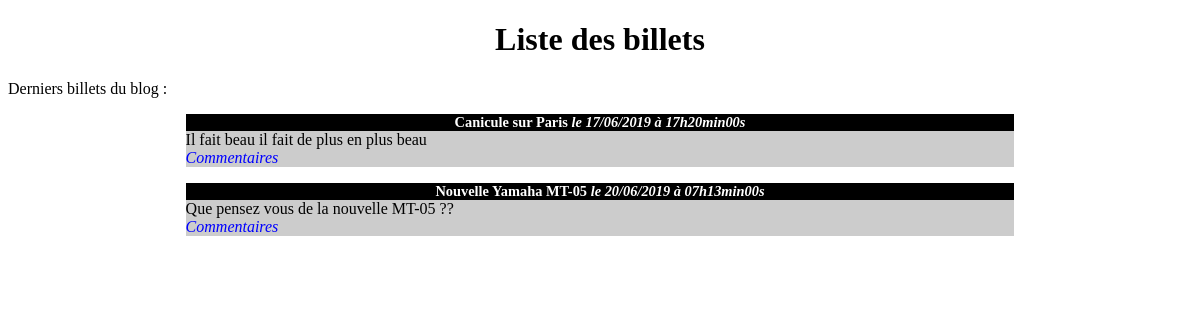
The page / on the database its author committed.
### tables this page shows
CREATE TABLE IF NOT EXISTS `billets` (
  `id` int(11) NOT NULL AUTO_INCREMENT,
  `titre` varchar(255) NOT NULL,
  `contenu` text NOT NULL,
  `date_creation` datetime NOT NULL,
  PRIMARY KEY (`id`)
);

### model.php (called while the page is built, shortened)
<?php
global $db;
try {
	$db = new PDO('mysql:host=localhost;dbname=test;charset=utf8', 'root', '');
}
catch(Exception $exception) {
	die('Erreur : '.$exception->getMessage());
}
function get5Billets() {
	global $db;
	$query = $db->prepare('SELECT id, titre, contenu, DATE_FORMAT(date_creation, "%d/%m/%Y à %Hh%imin%ss") AS date_creation FROM billets ORDER BY date_creation LIMIT 0, 5');
	$query->execute();
	$fetch = $query->fetchAll();
	return $fetch;
}

### index.php (the view, shortened to what this page needs)
<?php
include('model.php');
$billets = get5Billets();
include('header.php');
?>
<h1>Liste des  billets</h1>
<p>Derniers billets du blog :</p>
<?php foreach ($billets as $billet) { ?>
<div class="news">
	<h3>
		<?= $billet['titre'] ?>
		<em>le <?= $billet['date_creation'] ?></em>
	</h3>
	<p>
		<?= nl2br($billet['contenu']) ?>
		<br/>
		<em><a href="commentaires.php?billet=<?= $billet['id'] ?>">Commentaires</a></em>
	</p>
</div>
<?php } ?>
<?php
include('footer.php');
?>

### blog.css (style rules this page uses)
h1, h3 { text-align:center; }
h3 { background-color:black; color:white; font-size:0.9em; margin-bottom:0px; }
.news p { background-color:#CCCCCC; margin-top:0px; }
.news { width:70%; margin:auto; }
a { text-decoration: none; color: blue; }

### rows shown on the page
billets: titre "Canicule sur Paris", date_creation "17/06/2019 à 17h20min00s", contenu "Il fait beau il fait de plus en plus beau"
billets: titre "Nouvelle Yamaha MT-05", date_creation "20/06/2019 à 07h13min00s", contenu "Que pensez vous de la nouvelle MT-05 ??"
